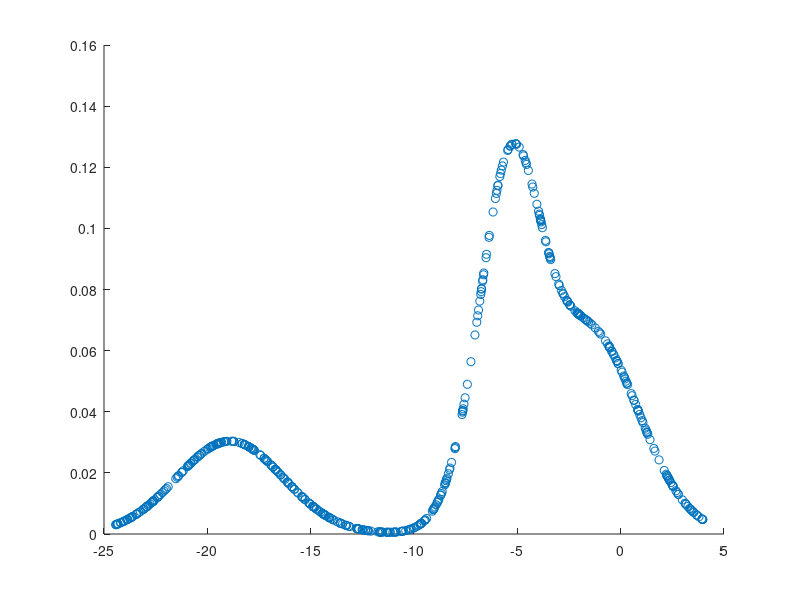

This chart was generated by the following MATLAB code:
% Parameters
k = 4; % k = number of gaussians
mr = [-20, 20]; % mu range
sr = [0.1, 3]; % sigma range
cr = [0.2 1]; % constant range

% Pick mus + sigmas
mu = mr(1) + (mr(2)-mr(1))*rand(1,k) % Random in the mu range (mr)
sigmas = sr(1) + (sr(2)-sr(1))*rand(1,k) % Random in sigma range (sr)
xr = [min(mu)-max(sigmas)-3, max(mu)+max(sigmas)+3]; % x range

% Pick the constants for the GMM
%(GM = c1* G1+ c2* G2 + .... + c4* G4, c1+c2+...+c4=1
cts = cr(1) + (cr(2)-cr(1))*rand(1, k);
sum_c = sum(cts);
cts = cts / sum_c % normalize to sum up to 1
% mu = [-5:0.1:5];
% Y = 0.3*normpdf(mu, 0, 1) + 0.7*normpdf(mu, 2, 0.5);
% plot(mu, Y);

% Get the points
num_points = 500; %500000;
pts = zeros(num_points, 2);
% x points
for i = 1:num_points
   pts(i, 1) = xr(1) + (xr(2)-xr(1))*rand(1); % Pick x values in x range (xr)
end
% y points
for j = 1:k
   pts(:,2) = pts(:,2) + cts(j)*normpdf(pts(:,1), mu(j), sigmas(j));
end

% Plot the graph
scatter(pts(:,1), pts(:,2));